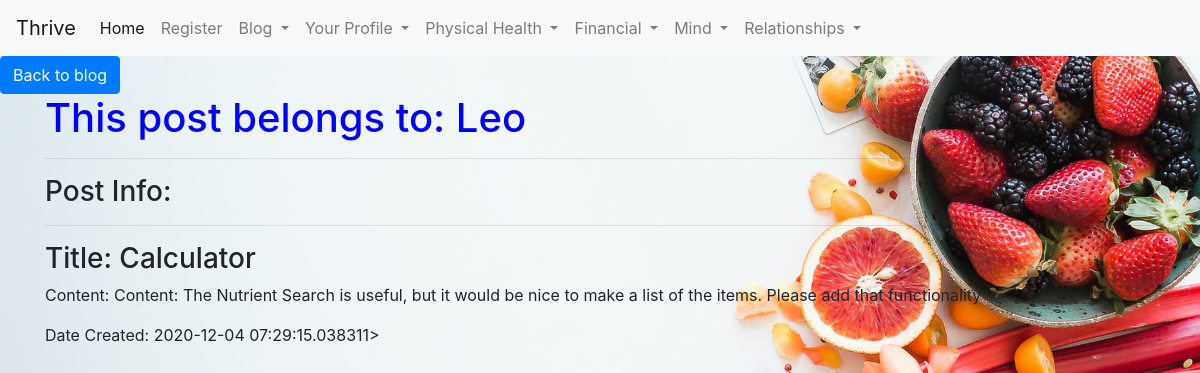
Page /posts/3 (signed in) on the committed database.
### health_app/models.py (models this page shows, shortened)
class User(db.Model, UserMixin):
    id = db.Column(db.Integer, primary_key = True)
    username = db.Column(db.String(150), nullable = False, unique=True)
    email = db.Column(db.String(150), nullable = False, unique = True)
    password = db.Column(db.String(256), nullable = False)
    post = db.relationship('Post', backref = 'author', lazy = True)

class Post(db.Model):
    id = db.Column(db.Integer, primary_key = True)
    title = db.Column(db.String(100))
    content = db.Column(db.String(300))
    date_created = db.Column(db.DateTime, nullable = False, default = datetime.utcnow)
    user_id = db.Column(db.Integer, db.ForeignKey('user.id'), nullable = False)

### health_app/routes.py (the view)
@app.route('/posts/<int:post_id>')
@login_required
def post_detail(post_id):
    post = Post.query.get_or_404(post_id)
    return render_template('post_detail.html', post = post)

### health_app/models.py (called while the page is built)
@login_manager.user_loader
def load_user(user_id):
    return User.query.get(int(user_id))

### health_app/templates/post_detail.html (shortened to what this page needs)
{% extends 'base.html' %}
{% block content %}
    <a href="{{ url_for('blog') }}">
        <button class="btn btn-primary">Back to blog</button>
    </a>
    <div class="container">
        <h1>This post belongs to: {{ post.author.username }}</h1>
        <hr>
        <h3>Post Info: </h3>
        <hr>
        <h3>Title: {{ post.title }}</h3>
        <p>Content: {{ post.content }}</p>
        <blockquote>Date Created: {{ post.date_created }}></blockquote>
{% endblock content %}

### health_app/static/css/styles.css (style rules this page uses)
h1 { color: blue; }
.body { background-image: url(../css/images/white_space_flip.jpg); height: 100vh; background-position: center; background-repeat: no-repeat; background-size: cover; }

### rows in the picture
User: author.username "Leo"
Post: title "Calculator", content "Content: The Nutrient Search is useful, but it would be nice to make a list of the items. Please add that functionality", date_created "2020-12-04 07:29:15.038311"
